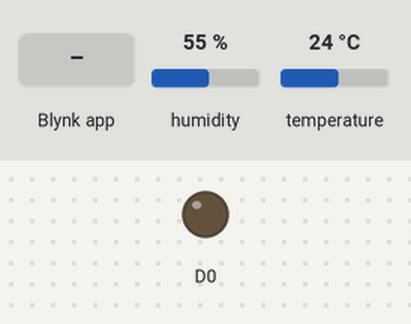
Recording of a sketch running on a simulated ESP8266 (NodeMCU). Parts: output pins drawn as LEDs (lit = HIGH). Inputs (shaded band) come from the test bench; at power-on: humidity 55 %, temperature 24 °C. WiFi joins after 1.5 s; servers stay silent unless stated; what the sketch prints to the serial monitor is not drawn.

Above: at 3.0 s.
3.1 s: Blynk app writes 200 to V2
At 4.3 s:
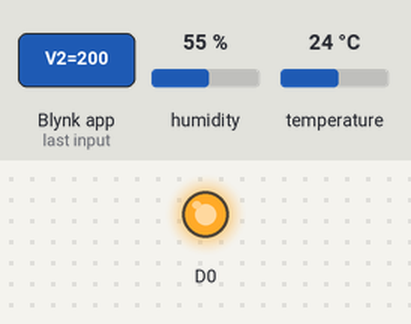
4.6 s: Blynk app writes 1 to V2
At 5.7 s:
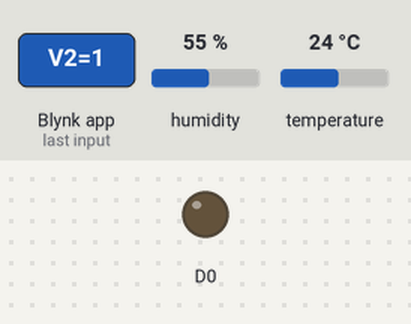
Timing chart, 0 to 7.6 s (numbered marks = the images above; inputs shaded):
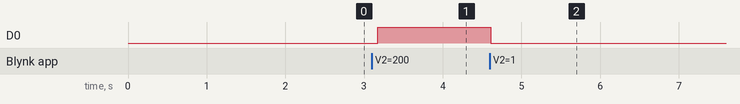

The sketch:

S3_DH11.ino
```cpp
#define BLYNK_PRINT Serial

/* Fill in information from Blynk Device Info here */
#define BLYNK_TEMPLATE_ID "TMPL3C_im2SRv"
#define BLYNK_TEMPLATE_NAME "DST.temp.hum"
#define BLYNK_AUTH_TOKEN "fQtQXuH3sVdQKOVb_NvormPIcNlJstx0"
#include <ESP8266WiFi.h>
#include <BlynkSimpleEsp8266.h>
#include <DHT.h>
char ssid[] = "Pasta";
char pass[] = "hahahaha";
WiFiServer server(80);
float pinValue1; // if Actual Temp. > Slider value, THEN IT turn on LED
#define DHTPIN 15       //pin where the dht11 is connected
int x,y;
DHT dht(DHTPIN, DHT11);
WidgetLED led1(V7);

void setup()
{
  pinMode(D0,OUTPUT);
  Blynk.begin(BLYNK_AUTH_TOKEN, ssid, pass,"blynk.cloud",80);
  Serial.begin(9600);

       delay(10);
       dht.begin();

  while (WiFi.status() != WL_CONNECTED)
  {
    delay(500);
    Serial.print(".");
  }
  Serial.println("");
  Serial.println("WiFi connected");
  server.begin();
  Serial.println("Server started");
  Serial.println(WiFi.localIP());
}

void loop()
{
  Blynk.run();

  float h = dht.readHumidity();
      float t = dht.readTemperature();
      Blynk.virtualWrite(V5, t); //sending to Blynk
      Blynk.virtualWrite(V6, h); //sending to Blynk


              if (isnan(h) || isnan(t))
                 {
                     Serial.println("Failed to read from DHT sensor!");
                      return;
                 }

                             Serial.print("Temperature: ");
                             Serial.print(t);
                             Serial.println(" degrees Celcius");
                             Serial.print("Humidity: ");
                             Serial.print(h);
                             Serial.println(" %");
                             Serial.println();
                             if(t>pinValue1)
                             {
                              digitalWrite(D0,LOW);
                              led1.on();
                             }
                             else
                             {
                              digitalWrite(D0,HIGH);
                              led1.off();
                             }

  delay(100);
}

BLYNK_WRITE(V2)
{
  pinValue1 = param.asFloat(); // assigning incoming value from pin V1 to a variable= AC SET TEMP.
}
```

Measured:
- after the input at 3.1 s, D0: LOW → HIGH after 0.07 s
- after the input at 4.6 s, D0: HIGH → LOW at once
